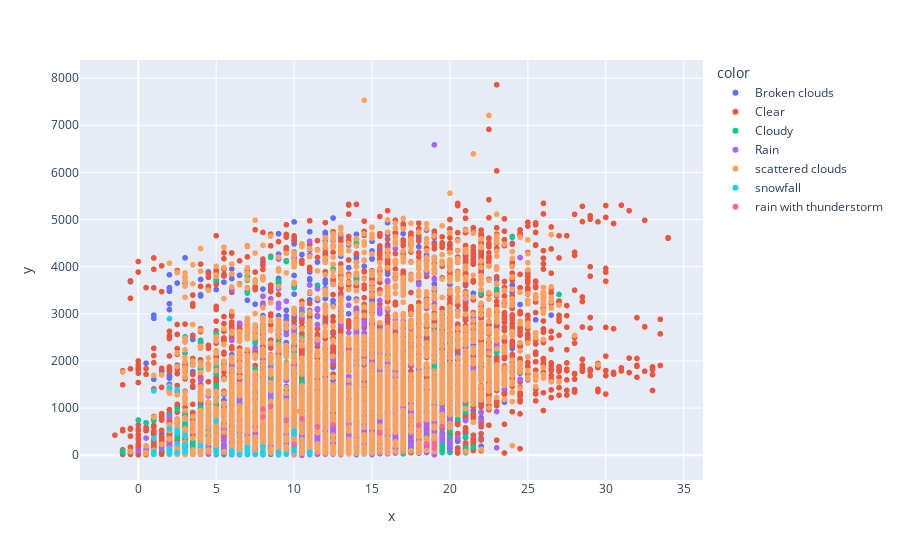

Source (notebook cell):
### Code cell
# bike shared according to weather code
fig = px.scatter(x= df['t1'], y =df['cnt'] , color= df['weather_code'])
fig.show()

### Figure 1 — Plotly figure (JSON) as saved in the notebook; plotly's stock layout.template omitted (floating-point values rounded to 4 significant figures; data arrays with more than 128 entries replaced by an {"elided": "..."} marker saying what was removed)
{"data": [{"hovertemplate": "color=Broken clouds<br>x=%{x}<br>y=%{y}<extra></extra>", "legendgroup": "Broken clouds", "marker": {"color": "#636efa", "symbol": "circle"}, "mode": "markers", "name": "Broken clouds", "showlegend": true, "type": "scattergl", "x": {"elided": "3551 float values"}, "xaxis": "x", "y": {"elided": "3551 int values"}, "yaxis": "y"}, {"hovertemplate": "color=Clear<br>x=%{x}<br>y=%{y}<extra></extra>", "legendgroup": "Clear", "marker": {"color": "#EF553B", "symbol": "circle"}, "mode": "markers", "name": "Clear", "showlegend": true, "type": "scattergl", "x": {"elided": "6150 float values"}, "xaxis": "x", "y": {"elided": "6150 int values"}, "yaxis": "y"}, {"hovertemplate": "color=Cloudy<br>x=%{x}<br>y=%{y}<extra></extra>", "legendgroup": "Cloudy", "marker": {"color": "#00cc96", "symbol": "circle"}, "mode": "markers", "name": "Cloudy", "showlegend": true, "type": "scattergl", "x": {"elided": "1464 float values"}, "xaxis": "x", "y": {"elided": "1464 int values"}, "yaxis": "y"}, {"hovertemplate": "color=Rain<br>x=%{x}<br>y=%{y}<extra></extra>", "legendgroup": "Rain", "marker": {"color": "#ab63fa", "symbol": "circle"}, "mode": "markers", "name": "Rain", "showlegend": true, "type": "scattergl", "x": {"elided": "2141 float values"}, "xaxis": "x", "y": {"elided": "2141 int values"}, "yaxis": "y"}, {"hovertemplate": "color=scattered clouds<br>x=%{x}<br>y=%{y}<extra></extra>", "legendgroup": "scattered clouds", "marker": {"color": "#FFA15A", "symbol": "circle"}, "mode": "markers", "name": "scattered clouds", "showlegend": true, "type": "scattergl", "x": {"elided": "4034 float values"}, "xaxis": "x", "y": {"elided": "4034 int values"}, "yaxis": "y"}, {"hovertemplate": "color=snowfall<br>x=%{x}<br>y=%{y}<extra></extra>", "legendgroup": "snowfall", "marker": {"color": "#19d3f3", "symbol": "circle"}, "mode": "markers", "name": "snowfall", "showlegend": true, "type": "scattergl", "x": [10, 11, 11, 11, 7, 2.5, 3, 3, 2.5, 2, 3, 2.5, 2, 1, 1, 1, 1, 1, 2.5, 2, 2, 3, 3, 2.5, 2, 10, 10, 10, 8, 7, 10, 4, 9, 6.5, 6, 7, 7.5, 2, 1, 1, 1, 2, 2, 10, 10, 5, 2, 2, 7, 8, 7, 5, 6, 8, 8, 9, 9.5, 9.5, 6, 5], "xaxis": "x", "y": [188, 66, 25, 23, 142, 525, 74, 426, 1388, 80, 129, 246, 83, 27, 20, 63, 356, 1364, 472, 1433, 2894, 226, 134, 50, 31, 514, 168, 181, 177, 107, 92, 204, 60, 17, 85, 168, 15, 115, 71, 36, 47, 50, 96, 451, 91, 728, 39, 563, 39, 17, 16, 26, 20, 66, 61, 19, 24, 21, 92, 110], "yaxis": "y"}, {"hovertemplate": "color=rain with thunderstorm<br>x=%{x}<br>y=%{y}<extra></extra>", "legendgroup": "rain with thunderstorm", "marker": {"color": "#FF6692", "symbol": "circle"}, "mode": "markers", "name": "rain with thunderstorm", "showlegend": true, "type": "scattergl", "x": [10.5, 15.5, 19, 19, 10, 12.5, 11.5, 8.5, 8, 8, 9.5, 19.5, 18, 18.5], "xaxis": "x", "y": [774, 473, 150, 245, 228, 643, 601, 1040, 974, 819, 738, 607, 634, 242], "yaxis": "y"}], "layout": {"autosize": true, "legend": {"title": {"text": "color"}, "tracegroupgap": 0}, "margin": {"t": 60}, "xaxis": {"anchor": "y", "autorange": true, "domain": [0, 1], "range": [-3.741, 36.24], "title": {"text": "x"}, "type": "linear"}, "yaxis": {"anchor": "x", "autorange": true, "domain": [0, 1], "range": [-608.6, 8469.0], "title": {"text": "y"}, "type": "linear"}}}
